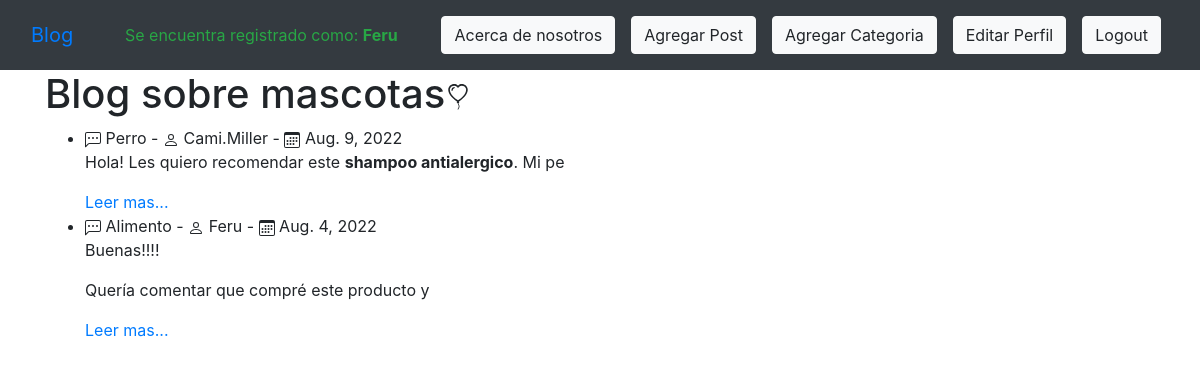
The page / (signed in) on the database its author committed.
### ourblog/models.py (models this page shows, shortened)
class Post(models.Model):
    titulo = models.CharField(max_length=200)
    header_image = models.ImageField(null=True, blank=True, upload_to="images/")
    titulo_tag = models.CharField(max_length=200)
    autor = models.ForeignKey(User, on_delete=models.CASCADE) #Si borro a un user se borran todos las cosas relacionado a este ultimo.
    body = RichTextField(blank=True, null=True)
    post_date = models.DateField(auto_now_add=True)
    categoria = models.CharField(max_length=200, default='coding')

### ourblog/views.py (the view)
# urls.py: path('', HomeView.as_view(), name="home"),
class HomeView(ListView):
    model = Post
    template_name = 'home.html'
    ordering = ['-post_date'] #se lista de la fecha mas actual a la mas vieja

### ourblog/templates/home.html (shortened to what this page needs)
{% extends 'base.html' %}
{% block content %}
<h1>Blog sobre mascotas</h1>
<ul>
{% for post in object_list %}
    <li> {{ post.categoria }} -  {{ post.autor }} -  {{ post.post_date }}  <br/>
    {{ post.body|safe|slice:80 }}</li><a href="{% url 'artdetails' post.pk %}"> Leer mas...</a>
{% endfor %}
</ul>
{% endblock %}

### ourblog/templates/base.html (shortened to what this page needs)
<!doctype html>
<html lang="en">
  <head>
    <link rel="stylesheet" href="https://cdn.jsdelivr.net/npm/bootstrap@4.4.1/dist/css/bootstrap.min.css">
  </head>
  <body style = "background-image: url('https://img.freepik.com/free-vector/dog-background-vector-with-cute-pets-illustration_53876-127697.jpg'); height: 100vh;">
    <nav class="navbar navbar-expand-lg bg-dark">
        <div class="container-fluid">
          <a class="navbar-brand" href="{% url 'home' %}">Blog</a>
          {% if user.is_authenticated %}
          <div class="text-success" style="--bs-text-opacity: .5;">Se encuentra registrado como: <b>{{ user.username }}</b></div>
          {% endif%}
          <ul class="nav justify-content-end">
          <div class="collapse navbar-collapse" id="navbarSupportedContent">
            <ul class="navbar-nav me-auto mb-2 mb-lg-0">
              <li class="nav-item">
                <a class="nav-link" href="{% url 'about' %}"><button type="button" class="btn btn-light">Acerca de nosotros</button></a>
            </li>
                {% if user.is_authenticated %}
                  <li class="nav-item">
                      <a class="nav-link" href="{% url 'add_post' %}"><button type="button" class="btn btn-light">Agregar Post</button></a>
                  </li>
                  <li class="nav-item">
                      <a class="nav-link" href="{% url 'add_category' %}"><button type="button" class="btn btn-light">Agregar Categoria</button></a>
                  </li>
                  <li class="nav-item">
                      <a class="nav-link" href="{% url 'profile' %}"><button type="button" class="btn btn-light">Editar Perfil</button></a>
                  </li>
                  <li class="nav-item">
                      <a class="nav-link" href="{% url 'logout' %}"><button type="button" class="btn btn-light">Logout</button></a>
                  </li>
                {% endif%}
            </ul>
           </ul>
          </div>
      </nav>
    <div class="container">
      {% block content %}{% endblock %}
    </div>
  </body>
</html>

### rows shown on the page
Post: categoria "Perro", autor "Cami.Miller", post_date "Aug. 9, 2022", body "Hola! Les quiero recomendar este shampoo antialergico . Mi pe"
Post: categoria "Alimento", autor "Feru", post_date "Aug. 4, 2022", body "Buenas!!!! Quería comentar que compré este producto y"

### other values the page prints
{{ user.username }} "Feru"
